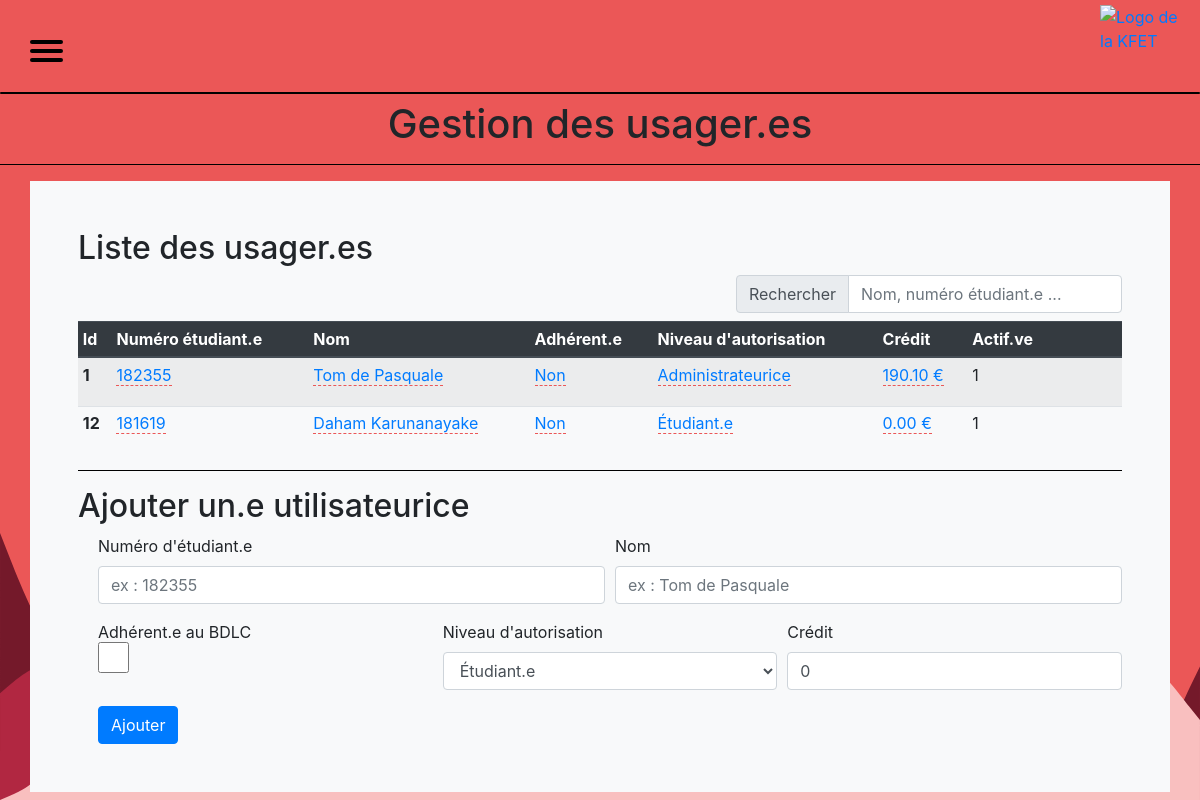
Page /administrate_users.php on the committed database.
### tables this page shows
CREATE TABLE IF NOT EXISTS `users` (
  `id` int(11) NOT NULL AUTO_INCREMENT,
  `student_number` mediumint(9) NOT NULL,
  `password` varchar(255) NOT NULL DEFAULT '',
  `username` varchar(255) NOT NULL,
  `bdlc_member` tinyint(1) NOT NULL DEFAULT '0' COMMENT 'Boolean',
  `auth_level` tinyint(4) NOT NULL DEFAULT '0' COMMENT '[0 = basic user | 1 = barista | 2 = admin]',
  `credit` decimal(10,2) NOT NULL DEFAULT '0.00',
  `activated` tinyint(1) NOT NULL DEFAULT '0' COMMENT 'Boolean',
  PRIMARY KEY (`id`)
);

### administrate_users.php (the view, shortened to what this page needs)
<!DOCTYPE html>
<html>
<head>
    <?php include('templates/head.php') ?>
    <?php include('templates/administrate_includes.php') ?>
    <link rel="stylesheet" type="text/css" href="css/administrate.css"/>
</head>
<body>
    <?php include('templates/nav.php') ?>
    <main>
        <h1 class="text-center">Gestion des usager.es</h1>
        <hr>
        <div class="container bg-light p-5">
            <div>
                <h2>Liste des usager.es</h2>
                <form class="float-right mb-2">
                    <div class="input-group">
                        <div class="input-group-prepend">
                            <label class="input-group-text" for="i-search">Rechercher</label>
                        </div>
                        <input id="i-search" class="form-control filter" data-tablefilter="#table" type="search" placeholder="Nom, numéro étudiant.e ...">
                    </div>
                </form>
                <table id="table" class="table table-hover table-sm sortable-table table-striped bg-light">
                    <thead class="thead-dark">
                        <tr>
                            <th scope="col">Id</th>
                            <th scope="col">Numéro étudiant.e</th>
                            <th scope="col" class="sortable">Nom</th>
                            <th scope="col" class="sortable">Adhérent.e</th>
                            <th scope="col" class="sortable">Niveau d'autorisation</th>
                            <th scope="col" class="sortable">Crédit</th>
                            <th scope="col" class="sortable">Actif.ve</th>
                            <th></th>
                        </tr>
                    </thead>
                    <tbody>
<?php
    $connection = connectToDatabase();
    $req = 'SELECT id, student_number, username, bdlc_member, auth_level, credit, activated FROM users';
    if($result = $connection->query($req)) {
        while($user = $result->fetch_array()) {
?>
                        <tr>
                            <th scope="row"><?php echo htmlspecialchars($user['id']); ?></th>
                            <td>
                                <a href="#" class="user-student-number" data-pk="<?php echo htmlspecialchars($user['id']); ?>">
                                    <?php echo htmlspecialchars($user['student_number']); ?>
                                </a>
                            </td>
                            <td>
                                <a href="#" class="user-username" data-pk="<?php echo htmlspecialchars($user['id']); ?>">
                                    <?php echo htmlspecialchars($user['username']); ?>
                                </a>
                            </td>
                            <td>
                                <a href="#" class="user-bdlc-member" data-value="<?php echo htmlspecialchars($user['bdlc_member']); ?>" data-pk="<?php echo htmlspecialchars($user['id']); ?>"></a>
                            </td>
                            <td>
                                <a href="#" class="user-auth-level" data-pk="<?php echo htmlspecialchars($user['id']); ?>" data-value="<?php echo htmlspecialchars($user['auth_level']); ?>"></a>
                            </td>
                            <td>
                                <a href="#" class="user-credit" data-pk="<?php echo htmlspecialchars($user['id']); ?>"><?php echo htmlspecialchars($user['credit']); ?></a>
                            </td>
                            <td>
                                <?php echo htmlspecialchars($user['activated']); ?>
                            </td>
                            <td>
                            </td>
                        </tr>
<?php
        }
    }
?>
                    </tbody>
                </table>
            </div>
            <hr>
            <div>
                <h2>Ajouter un.e utilisateurice</h2>
                <form id="add-user-form" class="form-check" method="post" action="lib/admin/user_add.php">
                    <div class="form-row">
                        <div class="form-group col">
                            <label for="i-user-student-number">Numéro d'étudiant.e</label>
                            <input class="form-control" type="number" min="0" id="i-user-student-number" name="student_number" placeholder="ex : 182355" required>
                        </div>
                        <div class="form-group col">
                            <label for="i-user-username">Nom</label>
                            <input class="form-control" type="text" id="i-user-username" name="username" placeholder="ex : Tom de Pasquale" required>
                        </div>
                    </div>
                    <div class="form-row">
                        <div class="form-group col">
                            <label for="i-user-bdlc-member">Adhérent.e au BDLC</label>
                            <input class="form-control form-check-input" type="checkbox" id="i-user-bdlc-member" name="bdlc_member">
                        </div>
                        <div class="form-group col">
                            <label for="i-auth-level">Niveau d'autorisation</label>
                            <select class="form-control" id="i-auth-level" name="auth_level" selected="0">
                                <option value="0">Étudiant.e</option>
                            </select>
                        </div>
                        <div class="form-group col">
                            <label class="" for="i-user-credit">Crédit</label>
                            <input class="form-control" type="number" step="0.01" min="0" id="i-user-credit" name="credit" value="0" placeholder="ex : 5.50" required>
                        </div>
                    </div>
                    <button id="add-user-submit" type="submit" class="btn btn-primary" name="submit">Ajouter</button>
                </form>
            </div>
        </div>
    </main>
</body>
</html>

### css/global.css (style rules this page uses)
:root { --nav-menu-height: 100px; }
body { background: var(--color-primary); background-image: url("../res/wave (1).svg"),url("../res/wave.svg"),url("../res/wave (2).svg"); background-repeat: no-repeat; background-attachment: fixed; background-size: 100% auto; background-position: bottom; animation-name: moving-bg; animation-iteration-count: infinite; animation-duration: 5s; animation-direction: alternate; animation-timing-function: ease-in-out; }
hr { width: 100%; background-color: black; }
.float-right { float: right; }
.form-row { display: flex; flex-wrap: nowrap; flex-direction: row; justify-content: space-evenly; }
.form-check-input { margin-top: -0.6rem; }

### css/administrate.css (style rules this page uses)
main { margin-top: var(--nav-menu-height); }
.sortable { cursor: pointer; user-select: none; }
.form-check .form-check-input[type=checkbox] { border-radius: .25em; height: 31px; width: 31px; margin-left: 0; }
.table .thead-dark { z-index: 0; }

### css/theme.css (style rules this page uses)
* { padding: 0; margin: 0; text-decoration: none; list-style: none; box-sizing: border-box; --color-primary: #eb5757; --color-secondary: #f9bfbf; --color-tertiary: #b12741; --color-quaternary: #74192a; --color-font-text: black; --color-menu-background: #ededed; --color-menu-font-text: black; --color-menu-font-text-hover: var(--color-tertiary); --color-menu-span-burger: black; }

### css/typography.css (style rules this page uses)
* { --menu-font-family : "Avenir Next", "Avenir", sans-serif; --menu-font-size: 15px ; --menu-font-weight: regular; --form-header-font-family : "Oswald", sans-serif; --form-header-font-size: 25px ; --form-header-font-weight: regular; --form-label-font-size: 15px; --form-label-font-weight: regular; --form-button-font-size: 15px; }

### rows in the picture
users: id "1", student_number "182355", username "Tom de Pasquale", credit "190.10 €", activated "1"
users: id "12", student_number "181619", username "Daham Karunanayake", credit "0.00 €", activated "1"
